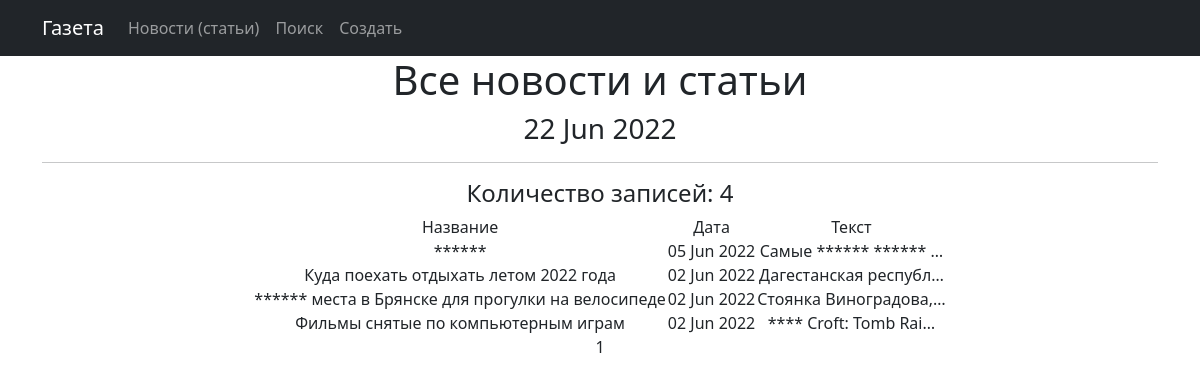
The page /news/ on the database as committed earlier.
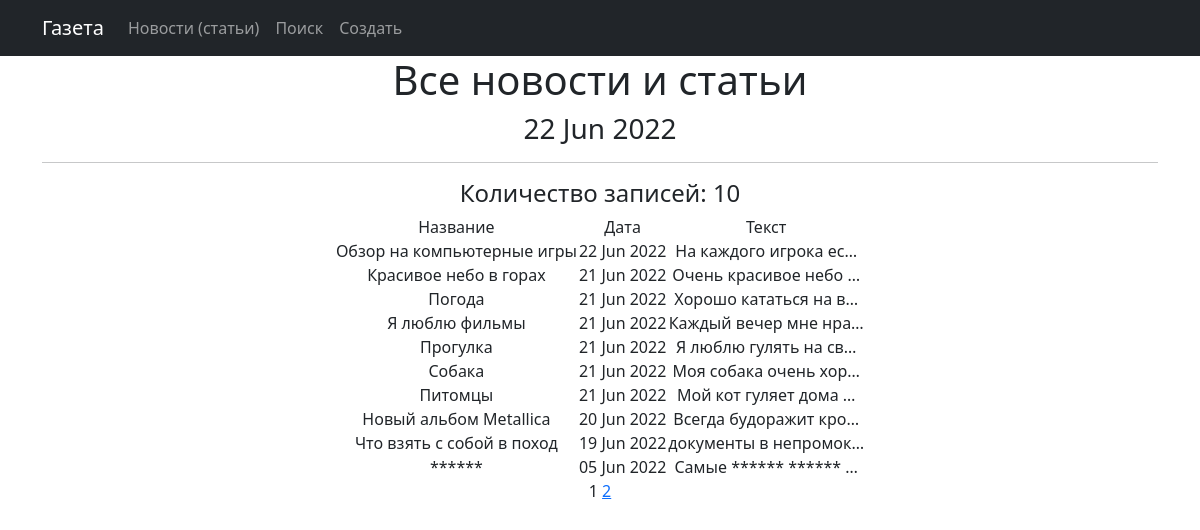
The same page on the database as committed later.
### news/models.py (models this page shows, shortened)
class Post(models.Model):
    author = models.ForeignKey(Author, on_delete=models.CASCADE)
    NEWS = 'NW'
    ARTICLE = 'AR'
    Category_Choises = (
        (NEWS, 'Новость'),
        (ARTICLE, 'Статья'),
    )
    Category_Type = models.CharField(max_length=2, choices=Category_Choises, default=ARTICLE)
    dateCreation = models.DateTimeField(auto_now_add=True)
    postCategory = models.ManyToManyField(Category, through='PostCategory')
    title = models.CharField(max_length=128)
    text = models.TextField()
    rating = models.SmallIntegerField(default=0)

### news/views.py (the view)
# urls.py: path('', PostsList.as_view(), name='news'),
class PostsList(ListView):
    model = Post
    ordering = 'title'
    template_name = 'news.html'
    context_object_name = 'news'
    ordering = '-dateCreation'
    paginate_by = 10
    def get_queryset(self):
        queryset = super().get_queryset()
        self.filterset = PostFilter(self.request.GET, queryset)
        return self.filterset.qs
    def get_context_data(self, **kwargs):
        context = super().get_context_data(**kwargs)
        context['time_now'] = datetime.utcnow()
        context['next_sale'] = None
        context['filterset'] = self.filterset
        return context

### news/templatetags/custom_filters.py (called while the page is built)
@register.filter()
def censor(message: str):
    global string2
    ln = len(bad_words)
    censor = ''
    string = ''
    pattern = '*'
    for i in message:
        string += i
        string2 = string.lower()
        flag = 0
        for j in bad_words:
            if not string2 in j:
                flag += 1
            if string2 == j:
                censor += pattern * len(string)
                flag -= 1
                string = ''
        if flag == ln:
            censor += string
            string = ''
    if string2 != '' and string2 not in bad_words:
        censor += string
    elif string2 != '':
        censor += pattern * len(string)
    return censor

### news/templatetags/custom_tags.py (called while the page is built)
@register.simple_tag()
def current_time(format_string='%d %b %Y'):
    return datetime.utcnow().strftime(format_string)

@register.simple_tag(takes_context=True)
def url_replace(context, **kwargs):
   d = context['request'].GET.copy()
   for k, v in kwargs.items():
       d[k] = v
   return d.urlencode()

### templates/news.html (shortened to what this page needs)
{% extends 'flatpages/default.html' %}
{% load custom_tags %}
{% load custom_filters %}
{% block content %}
<h1> Все новости и статьи</h1>
   <h3>{% current_time '%d %b %Y' %}</h3>
   <hr>
    {% if news %}
    <h4>Количество записей: {{ news | length }} </h4>
        <table style="margin-left: auto; margin-right: auto;">
           <tr>
           <tr>
               <td style="text-align: center;"> Название</td>
               <td style="text-align: center;">Дата</td>
               <td style="text-align: center;">Текст</td>
           </tr>
            {% for new in news %}
            <tr>
                <td style="text-align: center;"> {{new.title | censor}}</td>
                <td style="text-align: center;"> {{new.dateCreation|date:'d M Y'}}</td>
                <td style="text-align: center;"> {{new.text | censor | truncatechars:21}}</td>
            </tr>
            {% endfor %}
       </table>
    {% else %}
        <h2> Новостей и статей нет! </h2>
    {% endif %}
   {{ page_obj.number }}
   {% if page_obj.has_next %}
       <a href="?{% url_replace page=page_obj.next_page_number %}">{{ page_obj.next_page_number }}</a>
   {% endif %}
{% endblock content %}

### templates/flatpages/default.html (shortened to what this page needs)
{% load static %}
<html lang="en">
    <head>
        <link href="{% static 'css/styles.css' %}" rel="stylesheet" />
    </head>
    <body>
        <nav class="navbar navbar-expand-lg navbar-dark bg-dark static-top">
           <div class="container">
               <a class="navbar-brand" href="news">Газета</a>
               <div class="collapse navbar-collapse" id="navbarResponsive">
                   <ul class="navbar-nav ml-auto">
                       <li class="nav-item active">
                           <a class="nav-link" href="/news">Новости
                               <span class="sr-only">(статьи)</span>
                           </a>
                       </li>
                       <li class="nav-item">
                           <a class="nav-link" href="/news/search/">Поиск</a>
                       </li>
                       <li class="nav-item">
                           <a class="nav-link" href="/news/create/">Создать</a>
                       </li>
                   </ul>
               </div>
           </div>
        </nav>
        <div class="container">
            <div class="row">
                <div class="col-lg-12 text-center">
                    {% block content %}{% endblock content %}
                </div>
            </div>
        </div>
    </body>
</html>

Rows that differ between the two databases and show on the page:
no longer on this page (row unchanged): Post: title|censor "Куда поехать отдыхать летом 2022 года", dateCreation "02 Jun 2022", text|censor "Дагестанская республ…"
no longer on this page (row unchanged): Post: title|censor "****** места в Брянске для прогулки на велосипеде", dateCreation "02 Jun 2022", text|censor "Стоянка Виноградова,…"
no longer on this page (row unchanged): Post: title|censor "Фильмы снятые по компьютерным играм", dateCreation "02 Jun 2022", text|censor "**** Croft: Tomb Rai…"
added Post: title|censor "Обзор на компьютерные игры", dateCreation "22 Jun 2022", text|censor "На каждого игрока ес…"
added Post: title|censor "Красивое небо в горах", dateCreation "21 Jun 2022", text|censor "Очень красивое небо …"
added Post: title|censor "Погода", dateCreation "21 Jun 2022", text|censor "Хорошо кататься на в…"
added Post: title|censor "Я люблю фильмы", dateCreation "21 Jun 2022", text|censor "Каждый вечер мне нра…"
added Post: title|censor "Прогулка", dateCreation "21 Jun 2022", text|censor "Я люблю гулять на св…"
added Post: title|censor "Собака", dateCreation "21 Jun 2022", text|censor "Моя собака очень хор…"
added Post: title|censor "Питомцы", dateCreation "21 Jun 2022", text|censor "Мой кот гуляет дома …"
added Post: title|censor "Новый альбом Metallica", dateCreation "20 Jun 2022", text|censor "Всегда будоражит кро…"
added Post: title|censor "Что взять с собой в поход", dateCreation "19 Jun 2022", text|censor "документы в непромок…"
Other text that changed with them:
{{ news | length }}: "4" → "10"
{{ page_obj.next_page_number }}: (not shown) → "2"
